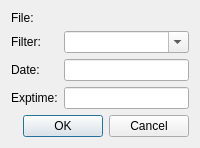
<?xml version="1.0" encoding="UTF-8"?>
<!--
  The visit's FITS metadata confirmation (ADR-045): pre-filled from the
  header, editable (a misnamed filter breaks the light-curve split).
  Loaded by gui/widgets/visits_panel.py (_ask_fits_meta) through
  gui/ui_loader.py. The class tag is VisitWindow so the i18n context
  carries over; the file name and the field contents are data, set in
  code. The window title ("FITS details") is set in code, as today.
-->
<ui version="4.0">
 <class>VisitWindow</class>
 <widget class="QWidget" name="VisitFileMeta">
  <layout class="QFormLayout" name="form_meta">
   <item row="0" column="0"><widget class="QLabel" name="lbl_file"><property name="text"><string>File:</string></property></widget></item>
   <item row="0" column="1"><widget class="QLabel" name="lbl_file_name"><property name="text"><string/></property><property name="textInteractionFlags"><set>Qt::TextSelectableByMouse</set></property></widget></item>
   <item row="1" column="0"><widget class="QLabel" name="lbl_filter"><property name="text"><string>Filter:</string></property></widget></item>
   <item row="1" column="1"><widget class="QComboBox" name="vp_img_filter"><property name="editable"><bool>true</bool></property></widget></item>
   <item row="2" column="0"><widget class="QLabel" name="lbl_date"><property name="text"><string>Date:</string></property></widget></item>
   <item row="2" column="1"><widget class="QLineEdit" name="vp_img_date"/></item>
   <item row="3" column="0"><widget class="QLabel" name="lbl_exptime"><property name="text"><string>Exptime:</string></property></widget></item>
   <item row="3" column="1"><widget class="QLineEdit" name="vp_img_exptime"/></item>
   <item row="4" column="0" colspan="2"><widget class="QDialogButtonBox" name="buttonBox"><property name="standardButtons"><set>QDialogButtonBox::Cancel|QDialogButtonBox::Ok</set></property></widget></item>
  </layout>
 </widget>
 <resources/>
 <connections/>
</ui>
